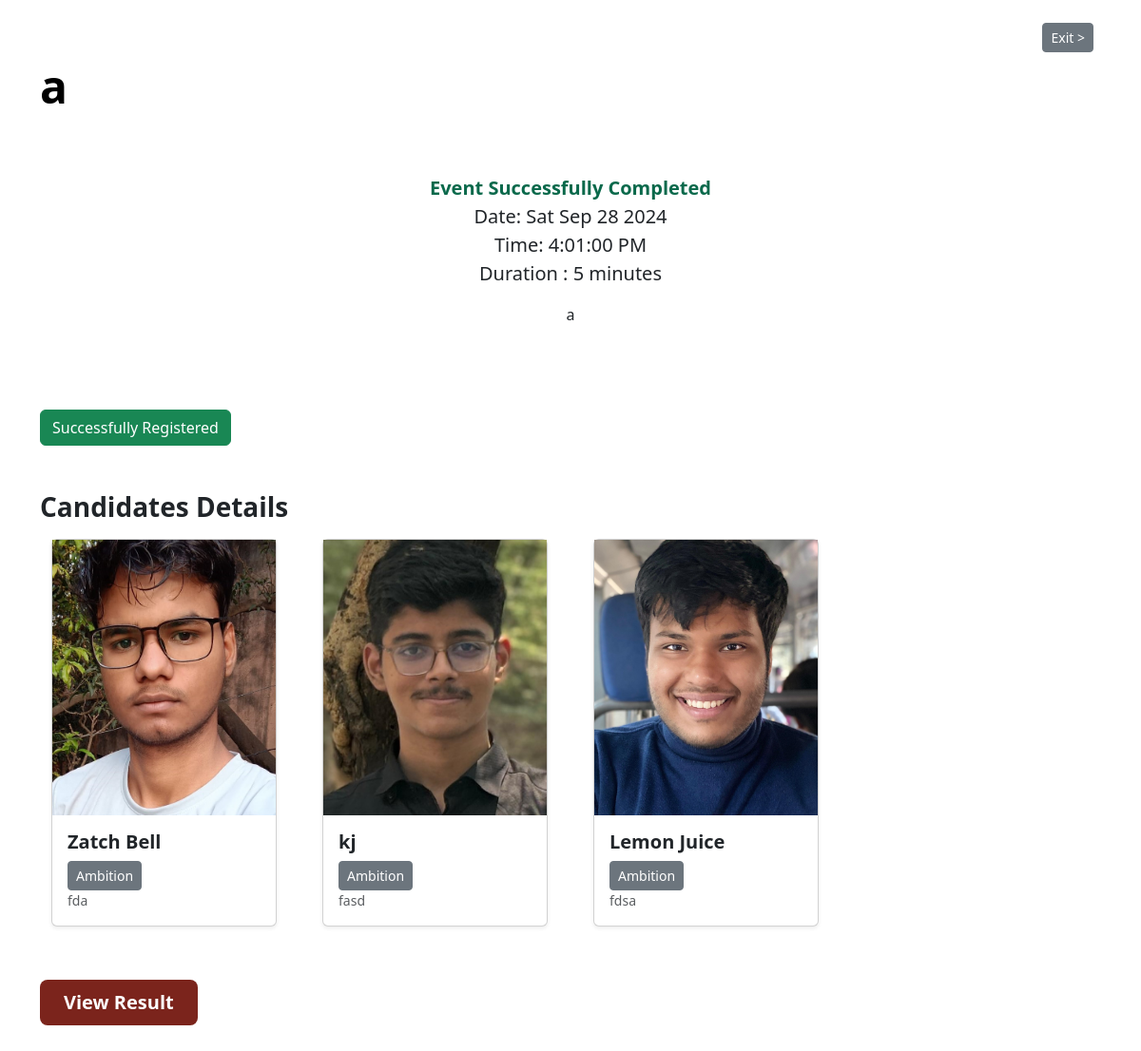
Page /4/2/explore on the committed database.
### application/models.py (models this page shows)
class Event(db.Model):
    id=db.Column(db.Integer(),primary_key=True)
    createTime=db.Column(db.DateTime)
    organizerId=db.Column(db.Integer(),db.ForeignKey('user.id'))
    title=db.Column(db.String(),default='x')
    desc=db.Column(db.String(),default='x')
    endTime=db.Column(db.DateTime,nullable=False)
    startTime=db.Column(db.DateTime,nullable=False)
    isApproved=db.Column(db.Boolean,default=False)
    voterCount=db.Column(db.Integer(),default=0)
    durHour=db.Column(db.Integer())
    durMin=db.Column(db.Integer())
    numWinners=db.Column(db.Integer(),default=1)
    votes=db.relationship('Vote',backref='event')

class Vote(db.Model):
    id=db.Column(db.Integer,primary_key=True)
    eventId=db.Column(db.Integer,db.ForeignKey('event.id'))
    userId=db.Column(db.Integer,db.ForeignKey('user.id'))
    role=db.Column(db.String())
    candidature=db.Column(db.Integer,default=-1)
    motive=db.Column(db.String())
    branch=db.Column(db.String())
    gender=db.Column(db.String())
    vCount=db.Column(db.Integer,default=0)
    vote=db.Column(db.Boolean,default=False)

class User(db.Model):
    id=db.Column(db.Integer,primary_key=True)
    name=db.Column(db.String())
    registered=db.Column(db.Boolean,default=False)
    otp=db.Column(db.Integer)
    email=db.Column(db.String(),nullable=False,unique=True)
    pwd=db.Column(db.String())
    login=db.Column(db.Boolean,default=False)
    gender=db.Column(db.String(),default='x')
    school=db.Column(db.String(),default='x')
    batch=db.Column(db.String(),default='x')
    branch=db.Column(db.String(),default='x')
    candidateProfile=db.Column(db.String(120),nullable=True)
    events=db.relationship('Event',backref='user')
    votes=db.relationship('Vote',backref='user')

### application/controllers.py (the view)
@app.route('/<userId>/<eventId>/explore')
def exploreEvent(userId,eventId):
    event=Event.query.get(eventId)
    cand=[]
    user=User.query.get(userId)
    vote=event.votes
    for v in vote:
        if v.candidature==0:
            cand+=[User.query.get(v.userId)]
    vuser=Vote.query.filter_by(userId=userId,eventId=eventId).first()
    return render_template('explore-events.html',event=event,user=user,vote=vote,cand=cand,vuser=vuser)

### templates/explore-events.html (shortened to what this page needs)
<!DOCTYPE html>
<html lang="en">
<head>
    <link href="https://cdn.jsdelivr.net/npm/bootstrap@5.3.3/dist/css/bootstrap.min.css" rel="stylesheet">
    <link rel="stylesheet" href="/static/explore-events.css">
</head>
<body>
  <div class="container">
    <div class="d-grid gap-2 d-md-flex justify-content-md-end pt-4 pb-3">
      <a type="button" class="btn btn-secondary btn-sm btn-lg me-md-2" href="/{{user.id}}/home">Exit ></a>
    </div>
    <div class="d-flex justify-content-between align-items-center pb-5" >
      <div style="display: flex;align-items: center;">
        <h2 class="display-5 fw-bold text-body-emphasis" style="line-height: 40px;">{{event.title}}</h2>
      </div>
    </div>
    <div class="g-2 py-2 text-center d-flex justify-content-center pb-4 pt-3">
      <div class="text-center col-md-8 col-lg-8 col-sm-12">
        {%if event.startTime>event.startTime.now()%}
        <small class="fs-5" style="color: #0a694b; font-weight: 700;" id="timer">Starts in </small>
        <p class="fs-5" id="startTimer" style="display: none;">{{event.startTime}}w{{event.endTime}}</p>
        {%elif event.endTime>event.endTime.now()%}
        <small class="fs-5" style=" color: red; font-weight: 700;" id="timer">Ends in </small>
        <p class="fs-5" style="display: none;" id="startTimer">{{event.endTime}}</p>
        {%else%}
        <small class="fs-5" style="color: #0a694b; font-weight: 700;">Event Successfully Completed</small>
        {%endif%}
          <p class="fs-5" id="startDate" style="font-size:large;">Start Date : {{event.startTime}}<br>Duration : {%if event.durHour%}{{event.durHour}} hours{%else%}{{event.durMin}} minutes{%endif%}</p>
          <p id="lead" >{{event.desc}}</p>
      </div>
    </div>
    {%for v in vote%}
    {%if v.userId==user.id and v.role=="candidate"%}
    <div class="d-grid gap-2 d-md-flex justify-content-md-start mt-5 mb-5" id="r-cand">
      {%if v.role=='candidate'%}
      {%if v.candidature==-1 and event.startTime>event.startTime.now()%}
      <a type="button" class="btn btn-primary btn-lg px-4 me-md-2" href="/{{user.id}}/{{event.id}}/register">Register as a Candidate</a>
      {%else%}
      <button class="btn btn-success">Successfully Registered</button>
      {%endif%}
      {%endif%}
    </div>
    {%endif%}
    {%endfor%}
    {%if cand|length>0%}
    <div>
      <h3 style="font-weight: 700;">Candidates Details</h3>
    </div>
    {%endif%}
    <div class="album py-2 bg-body">
      <div class="container">
        <div class="row row-cols-1 row-cols-sm-2 row-cols-md-4 g-5">
          {%for v in vote%}
            {%if v.role=="candidate" and v.candidature>=0%}
              {%for c in cand%}
                {%if v.userId==c.id%}
                  <div class="col">
                    <div class="card shadow-sm">
                      <img src=/static/images/{{c.candidateProfile}} alt="candidate image" height="290px" width="100%" style="object-fit: cover;">
                      <div class="card-body">
                        <h5 style="font-weight: 700;">{{c.name}}</h5>
                        <button  class="btn btn-secondary btn-sm" data-bs-toggle="collapse" data-bs-target="#demo{{loop.index}}">Ambition</button>
                        <div class="d-flex justify-content-between align-items-center" >
                          <small class="text-body-secondary">{{v.branch}}</small>
                        </div>
                      </div>
                    </div>
                  </div>
                  {%endif%}
                {%endfor%}
           {%endif%}
          {%endfor%}
        </div>
      </div>
    </div>
    {% if (event.endTime>event.endTime.now()) %}
    {%if not vuser.vote %}
    {%if (event.startTime<event.startTime.now())%}
    <p id="link" style="display:none">/{{user.id}}/{{event.id}}/vote</p>
      <div class="d-grid gap-2 d-md-flex justify-content-md-start mt-5 mb-5">
        <button type="button" class="btn btn-primary btn-lg px-4 me-md-2" id="VButton" >Vote</button>
      </div>
      {%endif%}
      <div class="d-grid gap-2 d-md-flex justify-content-md-start mt-5 mb-5">
        <button type="button" class="btn btn-primary btn-lg px-4 me-md-2" id="vote" >Vote</button>
      </div>
    {%else%}
    <div class="d-grid gap-2 d-md-flex justify-content-md-start mt-5 mb-5">
      <button type="button" class="btn btn-success btn-lg px-4 me-md-2" target="_blank">Successfully Voted</button>
    </div>
    {%endif%}
    {%else%}
    <div class="d-grid gap-2 d-md-flex justify-content-md-start mt-5 mb-5">
      <a type="button" class="btn btn-lg px-4 me-md-2 fw-bold" style="background-color: #7b241c;color: white;" href="/{{event.id}}/result">View Result</a>
    </div>
    {%endif%}
    </div>
</body>
</html>

### rows in the picture
Event: title "a", desc "a"
Vote: role "Successfully Registered", branch "fdsa"
Vote: branch "fda"
User: candidateProfile (picture), name "Zatch Bell"
Vote: branch "fasd"
User: candidateProfile (picture), name "kj"
User: candidateProfile (picture), name "Lemon Juice"
